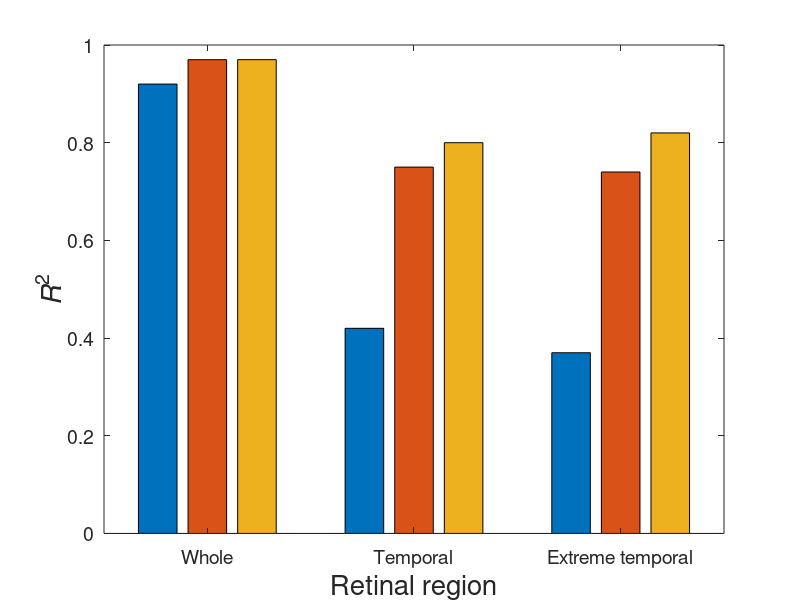
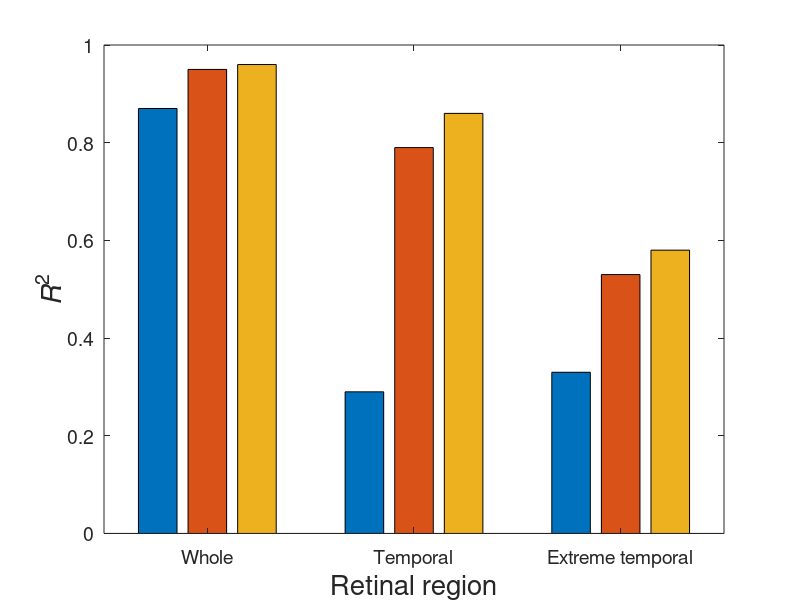

Reproduce these figures in MATLAB, in order.

%% for ON-OFF DSGCs
figure
y=[0.92,0.97,0.97;...
0.42,0.75,0.8;...
0.37,0.74,0.82];
%y = [2 4 6; 3 4 5];
b = bar(y);
%labels={'Translation','Rotation','Hybrid'};
labels={'Whole','Temporal','Extreme temporal'};
set(gca, 'XTick', 1:3, 'XTickLabel', labels,'FontSize',14);
xlabel('Retinal region','FontSize',20);
ylabel('\itR\rm^2','FontSize',20);

%% for ON DSGCs
figure
y=[0.87,0.95,0.96;...
0.29,0.79,0.86;...
0.33,0.53,0.58];
%y = [2 4 6; 3 4 5];
b = bar(y);
%labels={'Translation','Rotation','Hybrid'};
labels={'Whole','Temporal','Extreme temporal'};
set(gca, 'XTick', 1:3, 'XTickLabel', labels,'FontSize',14);
xlabel('Retinal region','FontSize',20);
ylabel('\itR\rm^2','FontSize',20);

